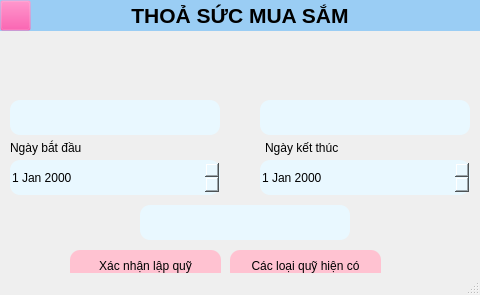
<?xml version="1.0" encoding="UTF-8"?>
<ui version="4.0">
 <class>ThoaSucMuaSam</class>
 <widget class="QMainWindow" name="ThoaSucMuaSam">
  <property name="geometry">
   <rect>
    <x>0</x>
    <y>0</y>
    <width>480</width>
    <height>295</height>
   </rect>
  </property>
  <property name="windowTitle">
   <string>Mục tiêu tài chính - thoả sức mua sắm</string>
  </property>
  <widget class="QWidget" name="centralwidget">
   <widget class="QLabel" name="label">
    <property name="geometry">
     <rect>
      <x>0</x>
      <y>0</y>
      <width>480</width>
      <height>31</height>
     </rect>
    </property>
    <property name="font">
     <font>
      <pointsize>16</pointsize>
      <weight>75</weight>
      <bold>true</bold>
     </font>
    </property>
    <property name="styleSheet">
     <string notr="true">background-color: rgb(154, 205, 244);</string>
    </property>
    <property name="text">
     <string>THOẢ SỨC MUA SẮM</string>
    </property>
    <property name="alignment">
     <set>Qt::AlignCenter</set>
    </property>
   </widget>
   <widget class="QLabel" name="label_2">
    <property name="geometry">
     <rect>
      <x>10</x>
      <y>40</y>
      <width>461</width>
      <height>51</height>
     </rect>
    </property>
    <property name="styleSheet">
     <string notr="true">border-radius: 10px</string>
    </property>
    <property name="text">
     <string/>
    </property>
    <property name="pixmap">
     <pixmap>../ic_nen1.png</pixmap>
    </property>
   </widget>
   <widget class="QLineEdit" name="txtSoTienMucTieu">
    <property name="geometry">
     <rect>
      <x>260</x>
      <y>100</y>
      <width>210</width>
      <height>35</height>
     </rect>
    </property>
    <property name="styleSheet">
     <string notr="true">border-radius:10px;
background-color:#e9f8ff
</string>
    </property>
   </widget>
   <widget class="QDateEdit" name="txtNgayBatDau">
    <property name="geometry">
     <rect>
      <x>10</x>
      <y>160</y>
      <width>210</width>
      <height>35</height>
     </rect>
    </property>
    <property name="styleSheet">
     <string notr="true">background-color:#e9f8ff;
border-radius:10px</string>
    </property>
   </widget>
   <widget class="QDateEdit" name="txtNgayKetThuc">
    <property name="geometry">
     <rect>
      <x>260</x>
      <y>160</y>
      <width>210</width>
      <height>35</height>
     </rect>
    </property>
    <property name="styleSheet">
     <string notr="true">background-color:#e9f8ff;
border-radius:10px</string>
    </property>
   </widget>
   <widget class="QLabel" name="label_3">
    <property name="geometry">
     <rect>
      <x>10</x>
      <y>140</y>
      <width>141</width>
      <height>16</height>
     </rect>
    </property>
    <property name="text">
     <string>Ngày bắt đầu </string>
    </property>
   </widget>
   <widget class="QLabel" name="label_4">
    <property name="geometry">
     <rect>
      <x>265</x>
      <y>140</y>
      <width>111</width>
      <height>16</height>
     </rect>
    </property>
    <property name="text">
     <string>Ngày kết thúc</string>
    </property>
   </widget>
   <widget class="QPushButton" name="btnXacNhan">
    <property name="geometry">
     <rect>
      <x>70</x>
      <y>250</y>
      <width>151</width>
      <height>32</height>
     </rect>
    </property>
    <property name="styleSheet">
     <string notr="true">background-color: rgb(255, 194, 209);
border-radius:10px</string>
    </property>
    <property name="text">
     <string>Xác nhận lập quỹ</string>
    </property>
   </widget>
   <widget class="QLineEdit" name="txtTenQuy">
    <property name="geometry">
     <rect>
      <x>10</x>
      <y>100</y>
      <width>210</width>
      <height>35</height>
     </rect>
    </property>
    <property name="styleSheet">
     <string notr="true">border-radius:10px;
background-color: #e9f8ff</string>
    </property>
   </widget>
   <widget class="QLineEdit" name="txtSoTienCanGop">
    <property name="geometry">
     <rect>
      <x>140</x>
      <y>205</y>
      <width>210</width>
      <height>35</height>
     </rect>
    </property>
    <property name="styleSheet">
     <string notr="true">border-radius:10px;
background-color:#e9f8ff
</string>
    </property>
   </widget>
   <widget class="QPushButton" name="btnQuayLai">
    <property name="geometry">
     <rect>
      <x>0</x>
      <y>0</y>
      <width>31</width>
      <height>31</height>
     </rect>
    </property>
    <property name="styleSheet">
     <string notr="true">background-color: rgba(245, 40, 145, 0);</string>
    </property>
    <property name="text">
     <string/>
    </property>
    <property name="icon">
     <iconset>
      <normaloff>../ic_arrow.png</normaloff>../ic_arrow.png</iconset>
    </property>
   </widget>
   <widget class="QPushButton" name="btnXemLai">
    <property name="geometry">
     <rect>
      <x>230</x>
      <y>250</y>
      <width>151</width>
      <height>32</height>
     </rect>
    </property>
    <property name="styleSheet">
     <string notr="true">background-color: rgb(255, 194, 209);
border-radius:10px</string>
    </property>
    <property name="text">
     <string>Các loại quỹ hiện có</string>
    </property>
   </widget>
  </widget>
  <widget class="QMenuBar" name="menubar">
   <property name="geometry">
    <rect>
     <x>0</x>
     <y>0</y>
     <width>480</width>
     <height>24</height>
    </rect>
   </property>
  </widget>
  <widget class="QStatusBar" name="statusbar"/>
 </widget>
 <resources/>
 <connections/>
</ui>
